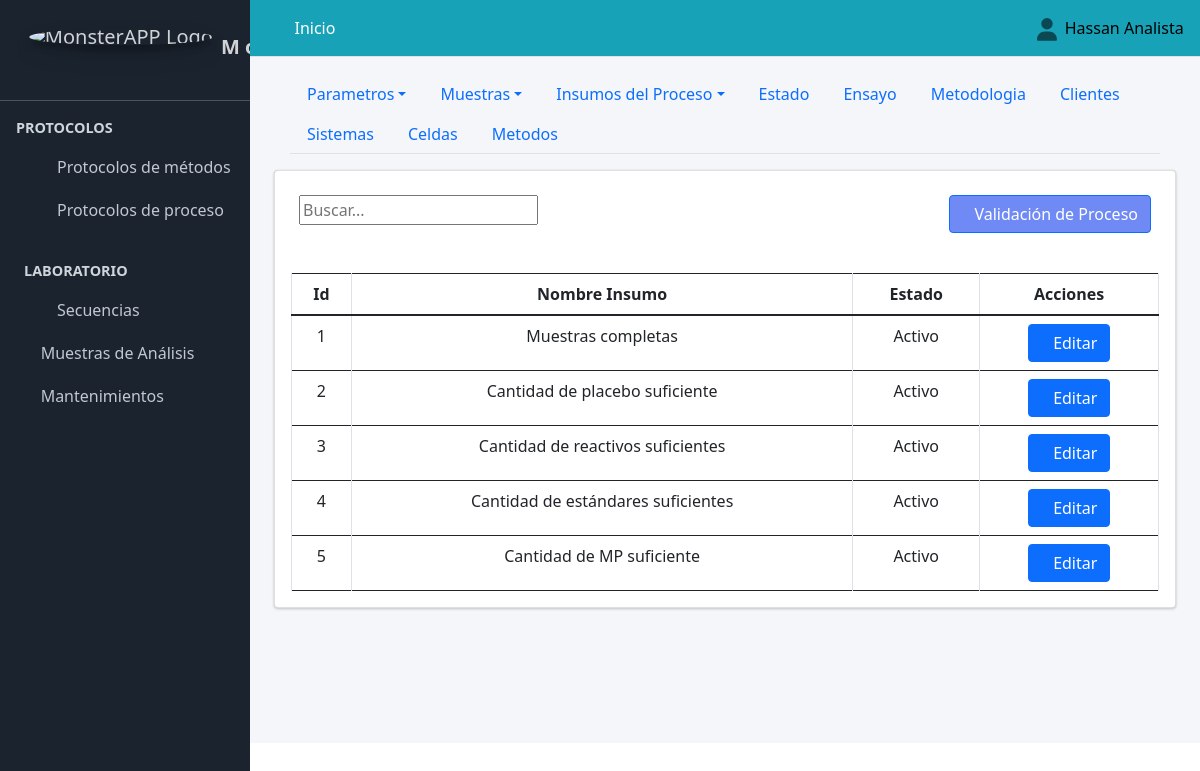
Page /viavilidad_proceso/ (signed in) on the committed database.
### Aplicaciones/Protocolo_Muestras/models.py (models this page shows, shortened)
class ViabilidadProceso(models.Model):
    nombre_viabilidad=models.CharField(verbose_name="Insumos del Proceso", max_length=90, null=True, blank=False, unique=True)
    class Condicion(models.TextChoices):
        ACTIVO = "Activo", "ACTIVO"
        PASIVO = "Pasivo", "PASIVO"
    condicion=models.CharField(max_length=90, choices=Condicion.choices, default=Condicion.ACTIVO, verbose_name="Condicion")

### Aplicaciones/Protocolo_Metodos/views.py (the view)
# urls.py: path("viavilidad_proceso/", views.viavilidad_proceso, name="viavilidad_proceso"),
@login_required
def viavilidad_proceso(request):
    titulo="Viavilidad Proceso"
    viavilidad_proceso=ViabilidadProceso.objects.all()
    if request.method == "POST":
        form = viavilidad_procesoForm(request.POST or None)
        if form.is_valid():
            form.save()
            messages.success(request, "Registro creado satisfactoriamente")
            return redirect("viavilidad_proceso")
        else:
             messages.error(request, "Por favor revisa los datos ingresados")
    else:
        form = viavilidad_procesoForm()
    context={
        "titulo":titulo,
        "form":form,
        "viavilidad_proceso":viavilidad_proceso,
    }
    return render(request, "protocolo_metodos/viavilidad_proceso.html", context)

### Aplicaciones/Protocolo_Metodos/forms.py
class viavilidad_procesoForm(forms.ModelForm):
    class Meta:
        model=ViabilidadProceso
        exclude=["condicion"]

### MONSTER_APP/templates/protocolo_metodos/viavilidad_proceso.html (shortened to what this page needs)
{% extends "partial/body.html" %}
{% load crispy_forms_tags %}
{% load crispy_forms_filters %}
{% block contenido %}
{% load bootstrap5 %}
{% include "partial/header_configuracion_protocolo_metodos.html" %}
        <div class="container-fluid">
        <div class="card">
          <div class="container-fluid">
            <div class="row">
              <div class="col-md-6">
                <br>
                       <div class="text-right">
            <div class="input-group rounded">
                <input type="search" id="myInput" class="numberinput gj-textbox-md" placeholder="Buscar..." aria-label="Search" aria-describedby="search-addon" />
              </div>
        </div>
                  </div>
                  <div class="col-md-6">
                    <br>
                      <div class="d-grid gap-2 d-md-flex justify-content-md-end">
                        <button class="btn btn-primary" style="background:#486af3c7" data-bs-toggle="modal" data-bs-target="#crear_parametros"><span class="fa fa-plus-circle"></span>Validación de Proceso</button>
                        </div>
              </div>
              </div>
          </div><br>
            <div class="card-body table-responsive">
              <table class="table  table-bordered display" id="example3">
                <thead class="">
                    <tr class="text-center">
                        <th class="text-center">Id</th>
                        <th class="text-center">Nombre Insumo</th>
                        <th class="text-center">Estado</th>
                        <th class="all text-center" >Acciones</th>
                    </tr>
                </thead>
                <tbody id="myTable">
                    {% for item in viavilidad_proceso.all %}
                    <tr class="text-center">
                        <td class="text-center">{{item.id}}</td>
                        <td class="text-center">{{item.nombre_viabilidad}}</td>
                        <td class="text-center">{{item.condicion}}</td>
                        <td>
                            <a href="{% url 'editar_viavilidad_proceso' item.pk %}" class="btn btn-primary btn-circle text-center" data-bs-target="#modal_parametros_{{ item.pk }}" data-bs-toggle="modal"><span class="fa fa-edit"></span>Editar</a>
                        </td>
                    </tr>
<div class="modal fade" id="modal_parametros_{{ item.pk }}" tabindex="-1" aria-labelledby="modal_parametros" aria-hidden="true">
  {% endfor%}
</tbody>
</table>
</div>
</div>
</div>
{% endblock contenido %}

### MONSTER_APP/templates/partial/navbar.html (shortened to what this page needs)
{% load static %}
  <nav class="main-header navbar navbar-expand  navbar-info navbar-light" >
    <ul class="navbar-nav">
      <li class="nav-item">
        <a class="nav-link" data-widget="pushmenu" href="#"><i class="fas fa-bars"></i></a>
      </li>
      {% if user.is_authenticated %}
      <li class="nav-item d-none d-sm-inline-block">
        <a href="{% url 'adm_inicio' %}" class="nav-link text-white">Inicio</a>
      </li>
      {% else %}
      <li class="nav-item d-none d-sm-inline-block">
        <a href="" class="nav-link text-white disabled">Inicio</a>
      </li>
      {% endif %}
    </ul>
    <ul class="navbar-nav ml-auto">
      <li class="nav-item dropdown ">
        <a class="nav-link" data-toggle="dropdown" href="#">
        </a>
        {% if user.is_authenticated %}
      </li>
    </ul>
<h7 class="text-black">{{ user.first_name }}&nbsp;&nbsp;</h7>
{% else %}
<a class="text-black" href="{% url 'sign_in' %}">Iniciar sesión</a>
{% endif %}
  </nav>

### rows in the picture
ViabilidadProceso: id "1", nombre_viabilidad "Muestras completas", condicion "Activo"
ViabilidadProceso: id "2", nombre_viabilidad "Cantidad de placebo suficiente", condicion "Activo"
ViabilidadProceso: id "3", nombre_viabilidad "Cantidad de reactivos suficientes", condicion "Activo"
ViabilidadProceso: id "4", nombre_viabilidad "Cantidad de estándares suficientes", condicion "Activo"
ViabilidadProceso: id "5", nombre_viabilidad "Cantidad de MP suficiente", condicion "Activo"

### other values in the picture
{{ user.first_name }} "Hassan Analista"
